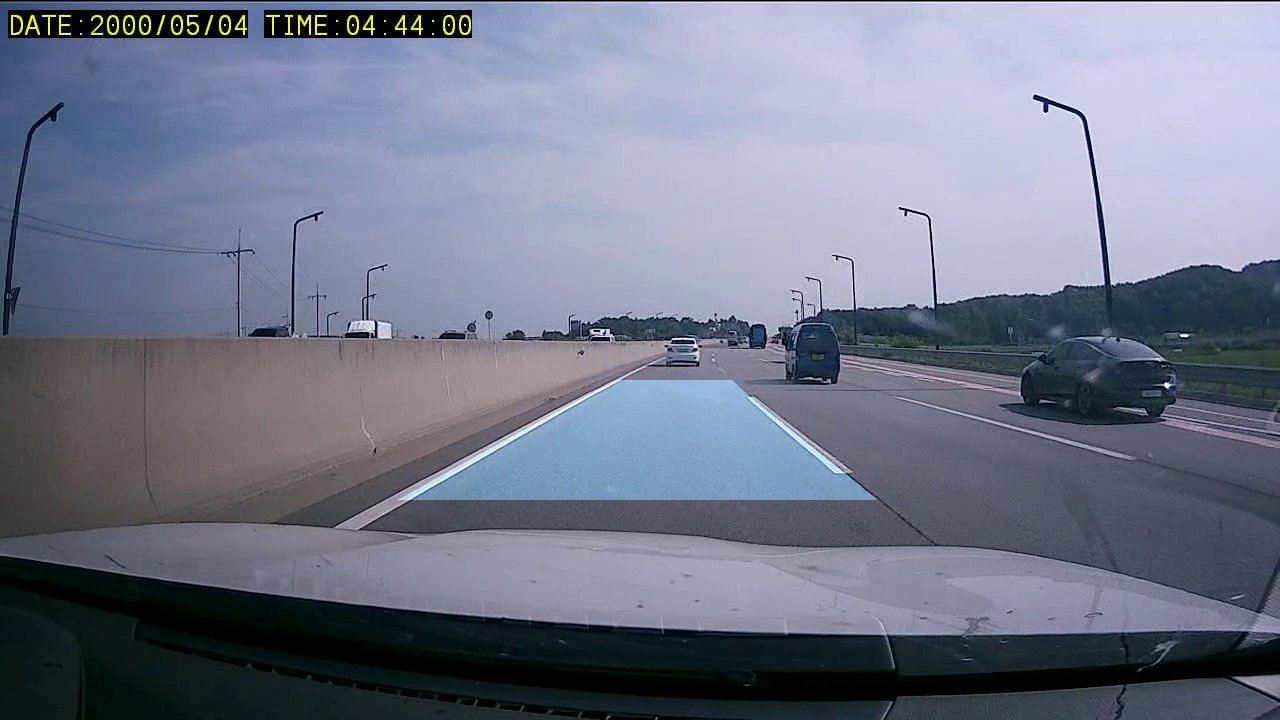
#> input picture frame 7 of line_detction/2023-07-27_15-50-51.avi, 1280 x 720 px, given in place of rec1.avi, which was not available
$ python detect3.py   (older library calls are emulated)
#> lines starting #> are read from the running program, lines starting #| are printed output that depends on the picture; after the words box and inside, x2 and y2 are one past the last pixel; in counts of white or black regions, pixels touching at a corner belong together; pictures that were not available may be replaced by others from this repository, and a replacement may not be noted
# -*- coding: utf-8 -*-
import cv2
import numpy as np
import time
import datetime
import matplotlib.pyplot as plt

# 비디오 프레임의 방향
flip=2
# 표시할 비디오의 출력 형식과 크기
dispW=1280
dispH=720

# camSet = 'nvarguscamerasrc ! video/x-raw(memory:NVMM), width=1280, height=720, format=NV12, framerate=30/1 ! nvvidconv flip-method='+str(flip)+' ! video/x-raw, width='+str(dispW)+', height='+str(dispH)+', format=BGRx ! videoconvert ! video/x-raw, format=BGR ! appsink'
# cap = cv2.VideoCapture(camSet)

cap = cv2.VideoCapture("./rec1.avi")
frame_size = (int(cap.get(cv2.CAP_PROP_FRAME_WIDTH)), int(cap.get(cv2.CAP_PROP_FRAME_HEIGHT)))

if not cap.isOpened():
    print('영상 파일을 열 수 없습니다.')
    exit()

record = False

while True:
    retval, img = cap.read()
#> img is the input picture: shape (720, 1280, 3); mean B, G, R 137.9, 119.1, 113.7
    if not retval:
        break

    # 조감도 wrapped img
    (h, w) = (img.shape[0], img.shape[1])

    # 좌상, 우상, 좌하, 우하
    source = np.float32([[300,500],[550,500],
                         [100,600],[700,600]])
    destination = np.float32([[0, 0], [w-50, 0],
                              [100, h], [w-150, h]])

    transform_matrix = cv2.getPerspectiveTransform(source, destination)
    minverse = cv2.getPerspectiveTransform(destination, source)
    wrapped_img = cv2.warpPerspective(img, transform_matrix, (w, h))

    #조감도 imshow
    cv2.imshow("wrapped_img", wrapped_img)
    # plt.imshow(img)
    # plt.show()

    canny = cv2.Canny(wrapped_img,50,150)
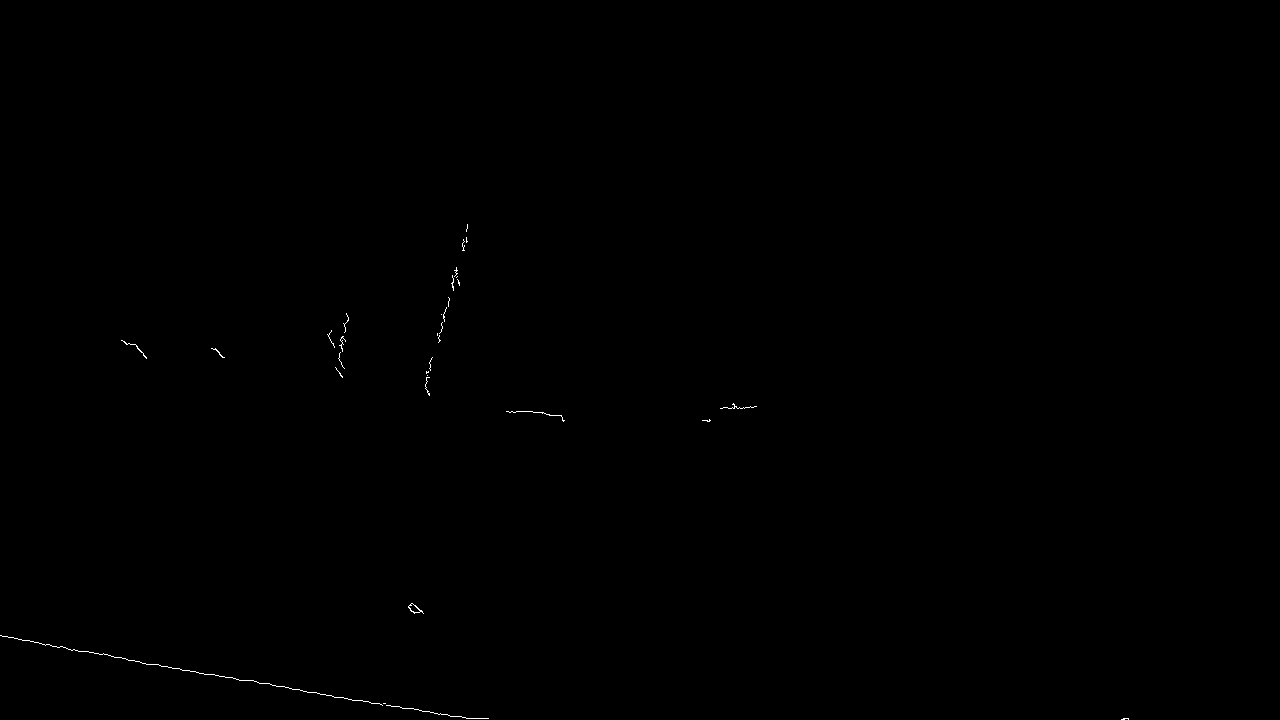
#> canny: shape (720, 1280); 0.11% white in thin lines or dots, all inside (x1, y1, x2, y2) = (0, 224, 1129, 720)
    cv2.imshow("canny",canny)
    canny_mask = np.zeros_like(canny)
    canny_mask[canny > 0] = 255
    cv2.imshow("canny_mask", canny_mask)

    # 조감도 필터링
    hls = cv2.cvtColor(wrapped_img, cv2.COLOR_BGR2HLS)
#> hls: shape (720, 1280, 3); mean of channels 0, 1, 2 119.6, 109.5, 22.9

    lower = np.array([20, 150, 20])
    upper = np.array([255, 255, 255])

    yellow_lower = np.array([0, 85, 81])
    yellow_upper = np.array([190, 255, 255])

    yellow_mask = cv2.inRange(hls, yellow_lower, yellow_upper)
#> yellow_mask: shape (720, 1280); every value is 0
    white_mask = cv2.inRange(hls, lower, upper)
#> white_mask: shape (720, 1280); 18% white; 69 white regions (35 under 20 px), largest, box (x1, y1, x2, y2) and area: (579, 419, 1280, 720) 157896, (453, 0, 532, 246) 4741, (1244, 459, 1264, 483) 249
    mask = cv2.bitwise_or(yellow_mask, white_mask)
    masked = cv2.bitwise_and(wrapped_img, wrapped_img, mask = mask)

    print(type(masked))
#| <class 'numpy.ndarray'>


    # 조감도 필터링 자르기
    x = int(masked.shape[1])
    y = int(masked.shape[0])

    # ROI 영역 좌표
    _shape = np.array(
        [[0, int(y)], [0, 0], [int(0.4*x), 0], [int(0.4*x), int(y)], [int(0.6*x), int(y)], [int(0.6*x), 0],[int(x), 0], [int(x), int(y)], [0, int(y)]])

    cv2.polylines(masked, [_shape], 1, (255,0,0))
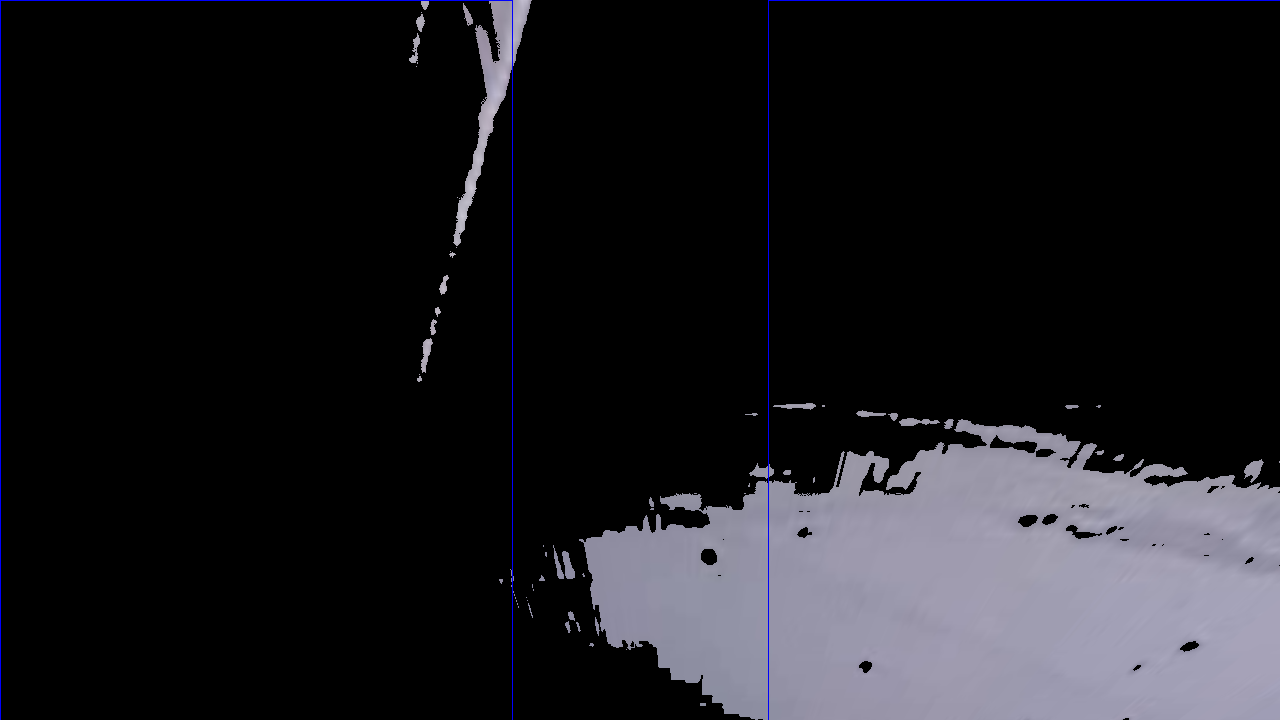
#> masked: shape (720, 1280, 3); mean B, G, R 31.7, 27.3, 27.8

    # cv2.imshow("polylines", masked)

    new_mask = np.zeros_like(masked)

    if len(masked.shape) > 2:
        channel_count = masked.shape[2]
        ignore_mask_color = (255,) * channel_count
    else:
        ignore_mask_color = 255

    cv2.fillPoly(mask, np.int32([_shape]), ignore_mask_color)
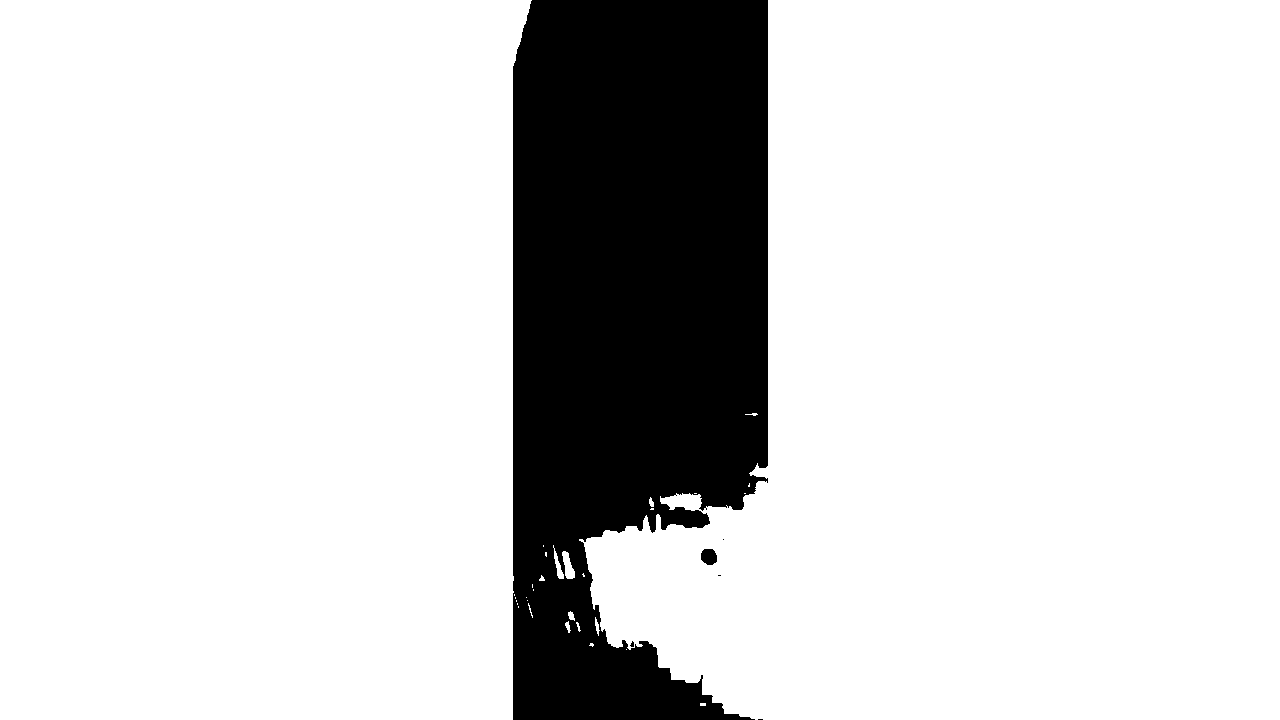
#> mask: shape (720, 1280); 83.3% white; 6 black regions (4 under 20 px), largest, box (x1, y1, x2, y2) and area: (513, 0, 768, 720) 153635, (701, 549, 717, 565) 211
    masked_image = cv2.bitwise_and(masked, new_mask)
#> masked_image: shape (720, 1280, 3); every value is 0

    cv2.imshow('masked_image', masked_image)

    # 조감도 선 따기 wrapped img threshold
    _gray = cv2.cvtColor(masked_image, cv2.COLOR_BGR2GRAY)
    ret, thresh = cv2.threshold(_gray, 160, 255, cv2.THRESH_BINARY)
    cv2.imshow('threshold', thresh)

    # 선 분포도 조사 histogram
    histogram = np.sum(thresh[thresh.shape[0]//2:, :], axis=0)
#> histogram = 1280 values from 0 to 0
    midpoint = np.int(histogram.shape[0]/2)
    leftbase = np.argmax(histogram[:midpoint])
#> leftbase = 0
    rightbase = np.argmax(histogram[midpoint:]) + midpoint
#> rightbase = 640
    # plt.plot(hist)
    # plt.show()

    # histogram 기반 window roi 영역
    out_img = np.dstack((thresh, thresh, thresh))

    nwindows = 4
    window_height = np.int(thresh.shape[0] / nwindows)
    nonzero = thresh.nonzero()  # 선이 있는 부분의 인덱스만 저장
#> nonzero = (empty array, empty array)
    nonzero_y = np.array(nonzero[0])  # 선이 있는 부분 y의 인덱스 값
#> nonzero_y = empty array
    nonzero_x = np.array(nonzero[1])  # 선이 있는 부분 x의 인덱스 값
#> nonzero_x = empty array
    margin = 100
    minpix = 50
    left_lane = []
    right_lane = []
    color = [0, 255, 0]
    thickness = 2

    for w in range(nwindows):
        win_y_low = thresh.shape[0] - (w + 1) * window_height  # window 윗부분
        win_y_high = thresh.shape[0] - w * window_height  # window 아랫 부분
        win_xleft_low = leftbase - margin  # 왼쪽 window 왼쪽 위
        win_xleft_high = leftbase + margin  # 왼쪽 window 오른쪽 아래
        win_xright_low = rightbase - margin  # 오른쪽 window 왼쪽 위
        win_xright_high = rightbase + margin  # 오른쪽 window 오른쪽 아래

        cv2.rectangle(out_img, (win_xleft_low, win_y_low), (win_xleft_high, win_y_high), color, thickness)
        cv2.rectangle(out_img, (win_xright_low, win_y_low), (win_xright_high, win_y_high), color, thickness)
        good_left = ((nonzero_y >= win_y_low) & (nonzero_y < win_y_high) & (nonzero_x >= win_xleft_low) & (nonzero_x < win_xleft_high)).nonzero()[0]
        good_right = ((nonzero_y >= win_y_low) & (nonzero_y < win_y_high) & (nonzero_x >= win_xright_low) & (nonzero_x < win_xright_high)).nonzero()[0]
        left_lane.append(good_left)
        right_lane.append(good_right)

        cv2.imshow("out_img", out_img)

        if len(good_left) > minpix:
            leftbase = np.int(np.mean(nonzero_x[good_left]))
        if len(good_right) > minpix:
            rightbase = np.int(np.mean(nonzero_x[good_right]))
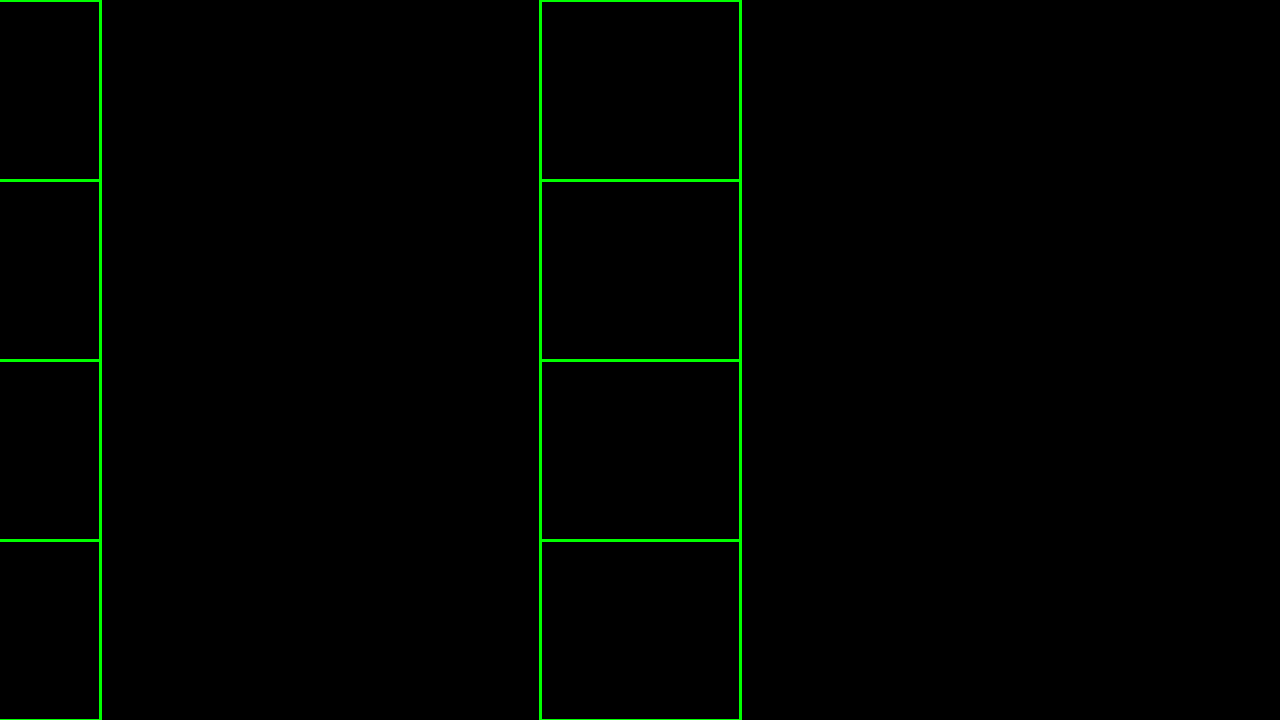
#> out_img: shape (720, 1280, 3); mean of channels 0, 1, 2 0, 2.8, 0; drawn as B, G, R
#> after the loop, left_lane = [empty array, empty array, empty array, empty array]; right_lane has the same summary as left_lane

    left_lane = np.concatenate(left_lane)  # np.concatenate() -> array를 1차원으로 합침
#> left_lane = empty array
    right_lane = np.concatenate(right_lane)
#> right_lane = empty array

    leftx = nonzero_x[left_lane]
#> leftx = empty array
    lefty = nonzero_y[left_lane]
#> lefty = empty array
    rightx = nonzero_x[right_lane]
#> rightx = empty array
    righty = nonzero_y[right_lane]
#> righty = empty array

    #if not leftx :


#> (the run stopped early here; a loop or call above may not have finished)

$ run again, starting later in the video
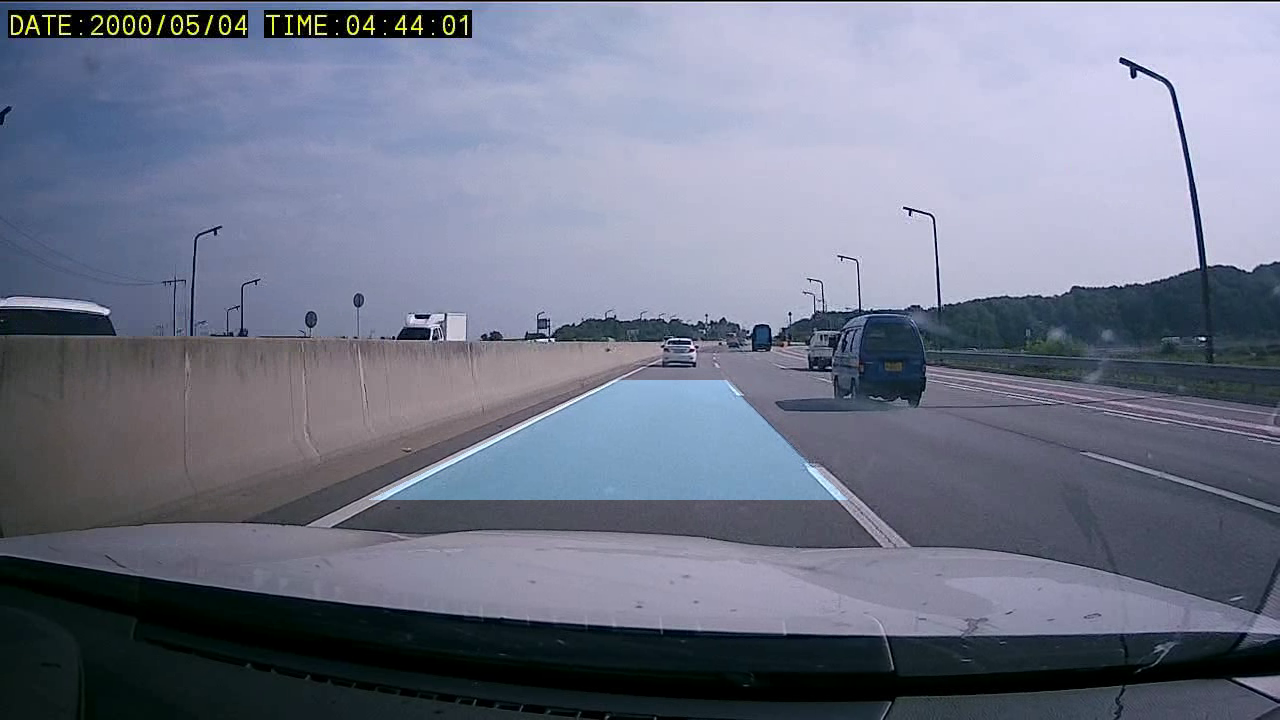
#> input picture frame 31 of line_detction/2023-07-27_15-50-51.avi, 1280 x 720 px, given in place of rec1.avi, which was not available
#> img is the input picture: shape (720, 1280, 3); mean B, G, R 136.5, 117.7, 112.1
#> `canny = cv2.Canny(wrapped_img,50,150)`:
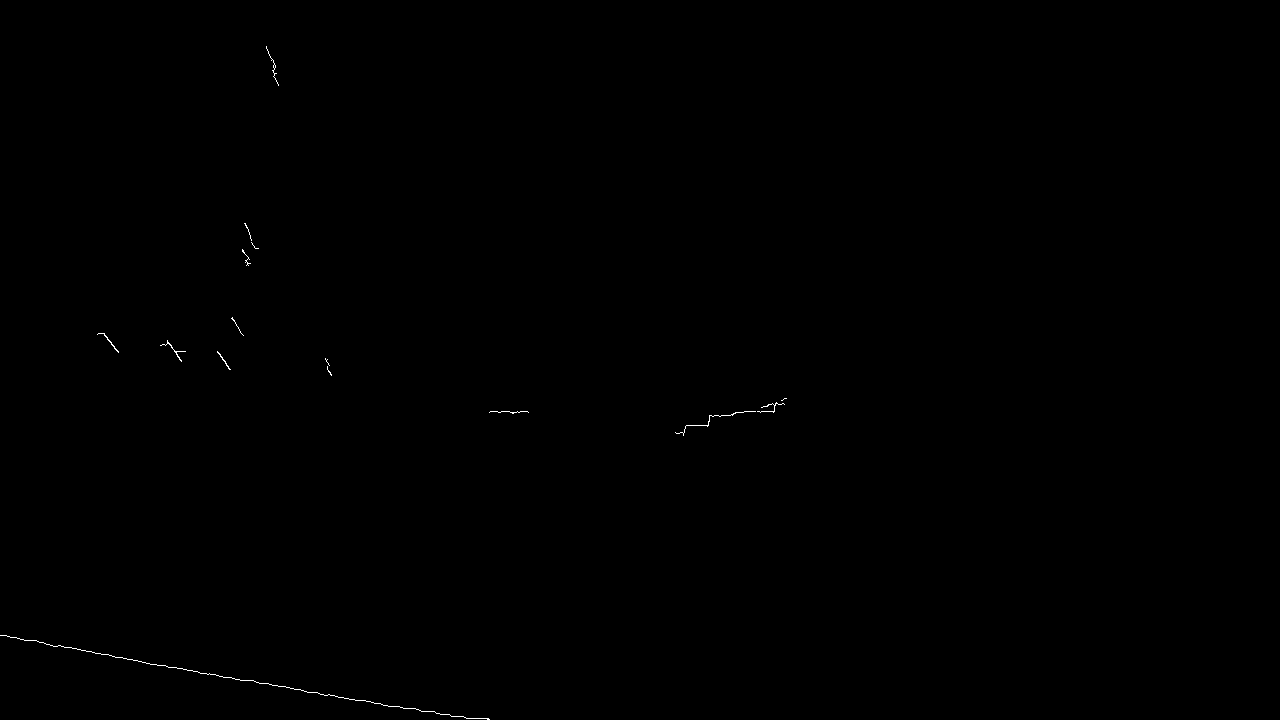
#> canny: shape (720, 1280); 0.11% white in thin lines or dots, all inside (x1, y1, x2, y2) = (0, 46, 787, 720)
#> hls: shape (720, 1280, 3); mean of channels 0, 1, 2 119.2, 105.8, 24
#> yellow_mask: shape (720, 1280); every value is 0
#> white_mask: shape (720, 1280); 15.8% white; 34 white regions (24 under 20 px), largest, box (x1, y1, x2, y2) and area: (602, 445, 1280, 720) 143904, (376, 0, 398, 35) 519, (312, 330, 327, 366) 332
#| <class 'numpy.ndarray'>
#> `cv2.fillPoly(mask, np.int32([_shape]), ignore_mask_color)`:
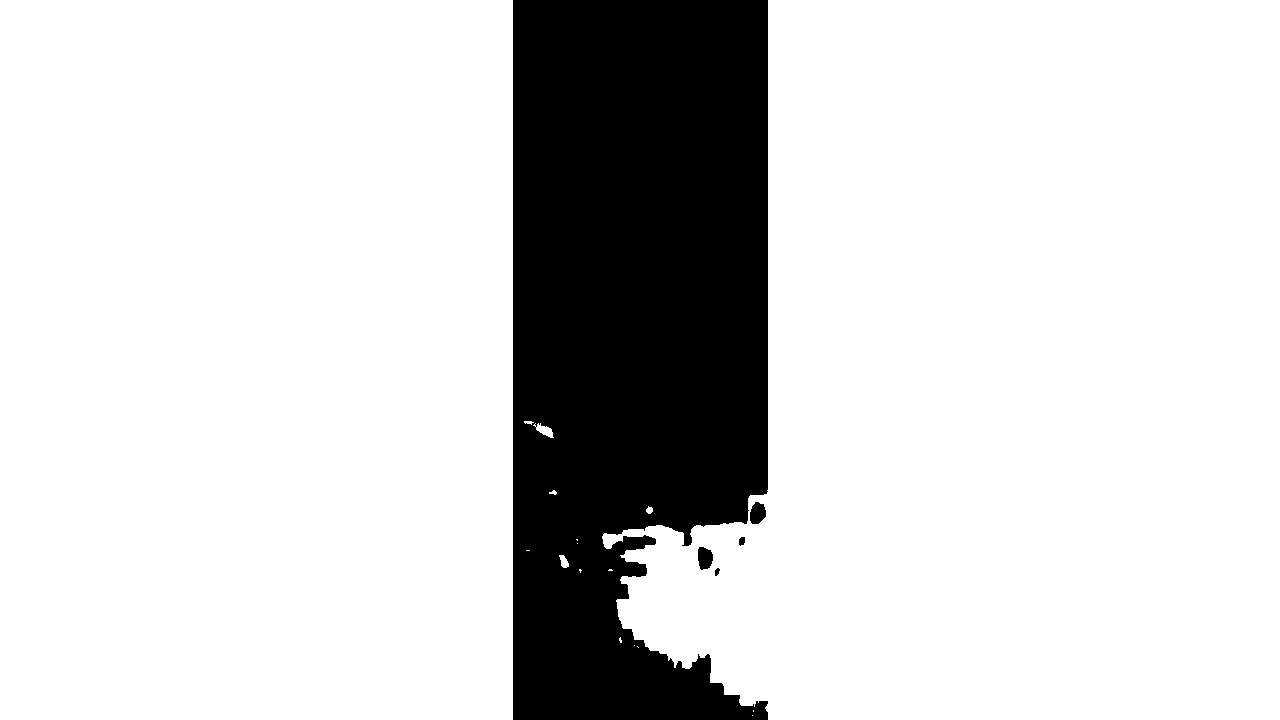
#> mask: shape (720, 1280); 82.3% white; 5 black regions, box (x1, y1, x2, y2) and area: (513, 0, 768, 720) 162343, (698, 547, 713, 570) 274, (750, 502, 766, 524) 272, (739, 537, 745, 546) 44, (715, 568, 720, 576) 28
#> masked_image: shape (720, 1280, 3); every value is 0
#> histogram = 1280 values from 0 to 0
#> leftbase = 0
#> rightbase = 640
#> nonzero = (empty array, empty array)
#> nonzero_y = empty array
#> after the loop `for w in range(nwindows):`: left_lane = [empty array, empty array, empty array, empty array]; right_lane has the same summary as left_lane
#> `left_lane = np.concatenate(left_lane)`: left_lane = empty array
